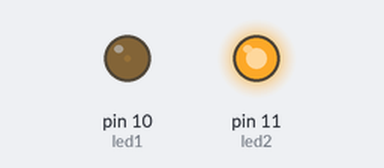
A sketch run on a simulated Arduino Uno, built with avr-gcc and run on an emulated ATmega328P. Parts: output pins drawn as LEDs (lit = HIGH).

Above: at 0.05 s.
At 0.6 s:
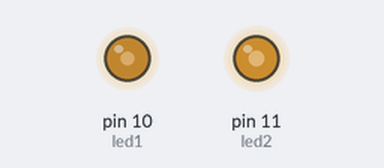
At 1.15 s:
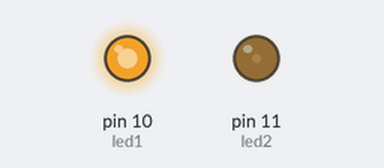
At 2.3 s:
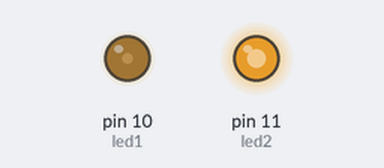
Timing chart, 0 to 5.9 s (numbered marks = the images above):
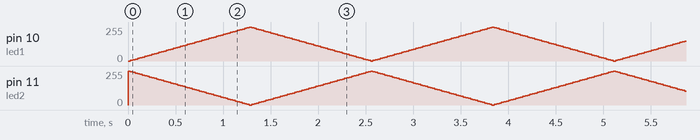

The sketch:

ders6.ino
```cpp
int led1 = 10;
int led2 = 11;

int Parlaklik = 0;
int Oran = 5;

void setup() {
  pinMode(led1, OUTPUT);
  pinMode(led2, OUTPUT);
}

void loop() {
  analogWrite(led1, Parlaklik);
  analogWrite(led2, 255-Parlaklik);
  Parlaklik = Parlaklik + Oran;
  if (Parlaklik == 0 || Parlaklik == 255) {
    Oran = -Oran ;
  }
  delay(25);
}
```
